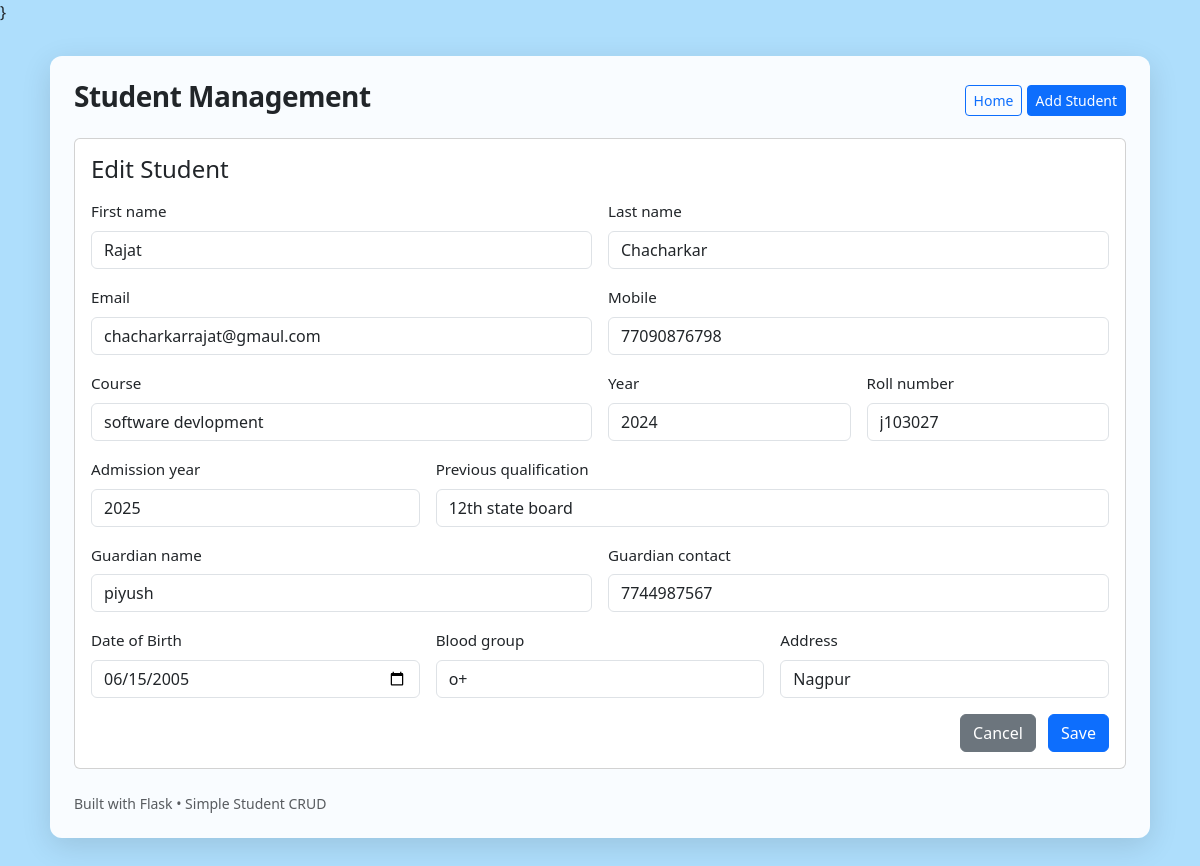
Page /edit/2 on the committed database.
### models.py (models this page shows, shortened)
class Student(db.Model):
    id = db.Column(db.Integer, primary_key=True)
    first_name = db.Column(db.String(120), nullable=False)
    last_name = db.Column(db.String(120), nullable=False)
    gender = db.Column(db.String(20))
    date_of_birth = db.Column(db.Date)
    blood_group = db.Column(db.String(10))
    email = db.Column(db.String(120), unique=True, nullable=False)
    mobile_number = db.Column(db.String(20), nullable=False)
    address = db.Column(db.Text)
    guardian_name = db.Column(db.String(120))
    guardian_contact = db.Column(db.String(20))
    admission_year = db.Column(db.Integer)
    previous_qualification = db.Column(db.String(200))
    current_course = db.Column(db.String(120), nullable=False)
    current_year = db.Column(db.Integer)  # 1,2,3...
    roll_number = db.Column(db.String(50), unique=True)
    created_at = db.Column(db.DateTime, default=datetime.utcnow)
    updated_at = db.Column(
        db.DateTime, default=datetime.utcnow, onupdate=datetime.utcnow
    )

### app.py (the view, shortened to what this page needs)
@app.route('/edit/<int:student_id>', methods=['GET', 'POST'])
def edit_student(student_id):
    s = Student.query.get_or_404(student_id)
    return render_template('edit_student.html', student=s)

### templates/edit_student.html
{% extends "base.html" %}
{% block content %}
<div class="card card-form p-3">
  <h4 class="mb-3">Edit Student</h4>
  <form method="post" novalidate>
    <div class="row g-3">
      <div class="col-md-6">
        <label class="form-label">First name</label>
        <input name="first_name" class="form-control" value="{{ student.first_name }}" required>
      </div>
      <div class="col-md-6">
        <label class="form-label">Last name</label>
        <input name="last_name" class="form-control" value="{{ student.last_name }}" required>
      </div>
      <div class="col-md-6">
        <label class="form-label">Email</label>
        <input name="email" type="email" class="form-control" value="{{ student.email }}" required>
      </div>
      <div class="col-md-6">
        <label class="form-label">Mobile</label>
        <input name="mobile_number" class="form-control" value="{{ student.mobile_number }}" required>
      </div>
      <div class="col-md-6">
        <label class="form-label">Course</label>
        <input name="current_course" class="form-control" value="{{ student.current_course }}" required>
      </div>
      <div class="col-md-3">
        <label class="form-label">Year</label>
        <input name="current_year" type="number" class="form-control" value="{{ student.current_year }}">
      </div>
      <div class="col-md-3">
        <label class="form-label">Roll number</label>
        <input name="roll_number" class="form-control" value="{{ student.roll_number }}">
      </div>
      <div class="col-md-4">
        <label class="form-label">Admission year</label>
        <input name="admission_year" type="number" class="form-control" value="{{ student.admission_year }}">
      </div>
      <div class="col-md-8">
        <label class="form-label">Previous qualification</label>
        <input name="previous_qualification" class="form-control" value="{{ student.previous_qualification }}">
      </div>
      <div class="col-md-6">
        <label class="form-label">Guardian name</label>
        <input name="guardian_name" class="form-control" value="{{ student.guardian_name }}">
      </div>
      <div class="col-md-6">
        <label class="form-label">Guardian contact</label>
        <input name="guardian_contact" class="form-control" value="{{ student.guardian_contact }}">
      </div>
      <div class="col-md-4">
        <label class="form-label">Date of Birth</label>
        <input name="date_of_birth" type="date" class="form-control" value="{{ student.date_of_birth }}">
      </div>
      <div class="col-md-4">
        <label class="form-label">Blood group</label>
        <input name="blood_group" class="form-control" value="{{ student.blood_group }}">
      </div>
      <div class="col-md-4">
        <label class="form-label">Address</label>
        <input name="address" class="form-control" value="{{ student.address }}">
      </div>
      <div class="col-12 text-end">
        <a class="btn btn-secondary" href="{{ url_for('index') }}">Cancel</a>
        <button class="btn btn-primary ms-2" type="submit">Save</button>
      </div>
    </div>
  </form>
</div>
{% endblock %}

### static/css/styles.css (style rules this page uses)
body { background-color: #AEDEFC ; min-height: 100vh; font-family: system-ui, -apple-system, "Segoe UI", Roboto, Arial; }
.form-label { font-size: 0.95rem; }
.card-form { padding: 1rem; }

### rows in the picture
Student: first_name "Rajat", last_name "Chacharkar", email "chacharkarrajat@gmaul.com", mobile_number "77090876798", current_course "software devlopment", current_year "2024", roll_number "j103027", admission_year "2025", previous_qualification "12th state board", guardian_name "piyush", guardian_contact "7744987567", date_of_birth "06/15/2005", blood_group "o+", address "Nagpur"
